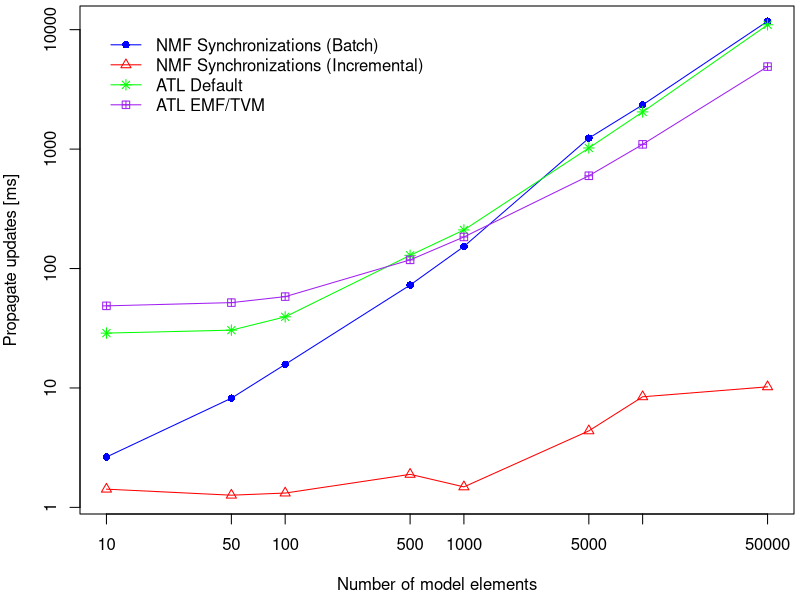
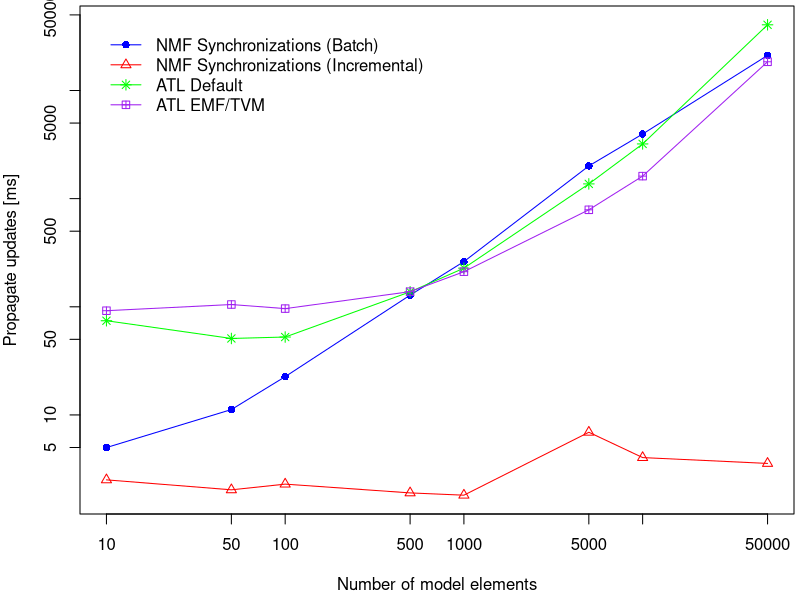
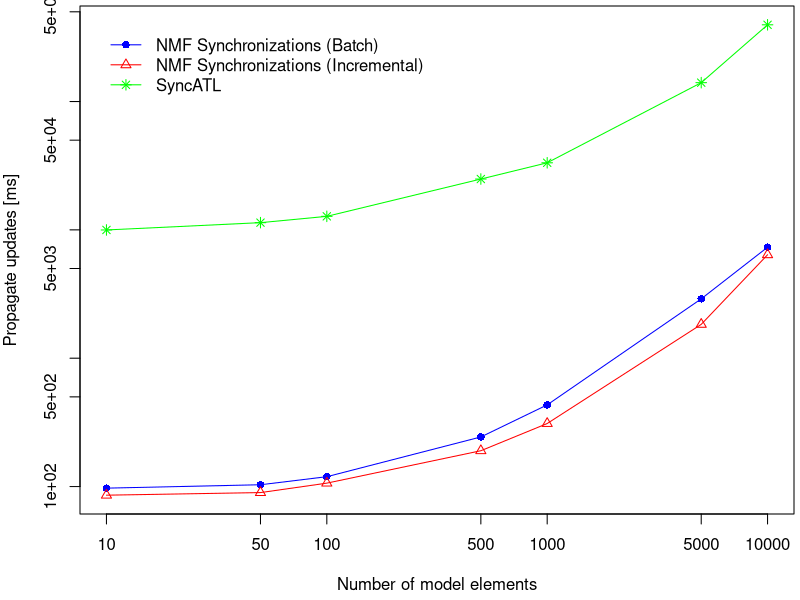

The R source for these figures, in order:
f2p = read.csv2("familyResults.csv")
f2p.atl = read.csv2("familyResultsAtl.csv")

m2a = read.csv2("makeResults.csv")
m2a.atl = read.csv2("makeResultsAtl.csv")

m2as = read.csv2("makeResultsSync.csv")
m2as.atl = read.csv2("syncAtlResult.csv")

f2p.means = aggregate(f2p, list(f2p$Size), mean)
f2p.atlmeans = aggregate(f2p.atl, list(f2p.atl$Size), mean)

m2a.means = aggregate(m2a, list(m2a$Size), mean)
m2a.atlmeans = aggregate(m2a.atl, list(m2a.atl$Size), mean)

m2as.means = aggregate(m2as, list(m2as$Size), mean)
m2as.atlmeans = aggregate(m2as.atl, list(m2as.atl$Size), mean)

factor = 1e-6

pdf(file="families2persons.pdf", width=6, height=3)
par(mar=c(4.3,4.0,0.3,0.3))
size = f2p.means$Size
plot(size, factor * f2p.atlmeans$Default, type="n", xlab="Number of model elements", ylab="Propagate updates [ms]",
     ylim=c(factor * min(f2p.means$UpdatesInc),factor * max(f2p.atlmeans$Default)), log="xy")
lines(size, factor * f2p.means$UpdatesBatch, col="blue")
points(size, factor * f2p.means$UpdatesBatch, pch=16, col="blue")
lines(size, factor * f2p.means$UpdatesInc, col="red")
points(size, factor * f2p.means$UpdatesInc, pch=2, col="red")
lines(size, factor * f2p.atlmeans$Default, col="green")
points(size, factor * f2p.atlmeans$Default, pch=8, col="green")
lines(size, factor * f2p.atlmeans$Emftvm, col="purple")
points(size, factor * f2p.atlmeans$Emftvm, pch=12, col="purple")
legend(10, factor * max(f2p.atlmeans$Default),
       c("NMF Synchronizations (Batch)", "NMF Synchronizations (Incremental)", "ATL Default", "ATL EMF/TVM"), 
       col=c('blue', 'red', 'green', 'purple'), pch=c(16,2, 8, 12), bty='n', lty=1)
dev.off()

pdf(file="make2ant.pdf", width=6, height=3)
par(mar=c(4.3,4.0,0.3,0.3))
size = m2a.means$Size
plot(size, factor * m2a.atlmeans$Default, type="n", xlab="Number of model elements", ylab="Propagate updates [ms]",
     ylim=c(factor * min(m2a.means$UpdatesInc),factor * max(m2a.atlmeans$Default)), log="xy")
lines(size, factor * m2a.means$UpdatesBatch, col="blue")
points(size, factor * m2a.means$UpdatesBatch, pch=16, col="blue")
lines(size, factor * m2a.means$UpdatesInc, col="red")
points(size, factor * m2a.means$UpdatesInc, pch=2, col="red")
lines(size, factor * m2a.atlmeans$Default, col="green")
points(size, factor * m2a.atlmeans$Default, pch=8, col="green")
lines(size, factor * m2a.atlmeans$Emftvm, col="purple")
points(size, factor * m2a.atlmeans$Emftvm, pch=12, col="purple")
legend(10, factor * max(m2a.atlmeans$Default),
       c("NMF Synchronizations (Batch)", "NMF Synchronizations (Incremental)", "ATL Default", "ATL EMF/TVM"), 
       col=c('blue', 'red', 'green', 'purple'), pch=c(16,2, 8, 12), bty='n', lty=1)
dev.off()


pdf(file="make2ant_sync.pdf", width=6, height=3)
par(mar=c(4.3,4.0,0.3,0.3))
size = m2as.means$Size
plot(size, factor * m2as.atlmeans$SyncATL, type="n", xlab="Number of model elements", ylab="Propagate updates [ms]",
     ylim=c(factor * min(m2as.means$UpdatesInc),factor * max(m2as.atlmeans$SyncATL)), log="xy")
lines(size, factor * m2as.means$UpdatesBatch, col="blue")
points(size, factor * m2as.means$UpdatesBatch, pch=16, col="blue")
lines(size, factor * m2as.means$UpdatesInc, col="red")
points(size, factor * m2as.means$UpdatesInc, pch=2, col="red")
lines(size, factor * m2as.atlmeans$SyncATL, col="green")
points(size, factor * m2as.atlmeans$SyncATL, pch=8, col="green")
legend(10, factor * max(m2as.atlmeans$SyncATL),
       c("NMF Synchronizations (Batch)", "NMF Synchronizations (Incremental)", "SyncATL"), 
       col=c('blue', 'red', 'green'), pch=c(16,2, 8), bty='n', lty=1)
dev.off()
